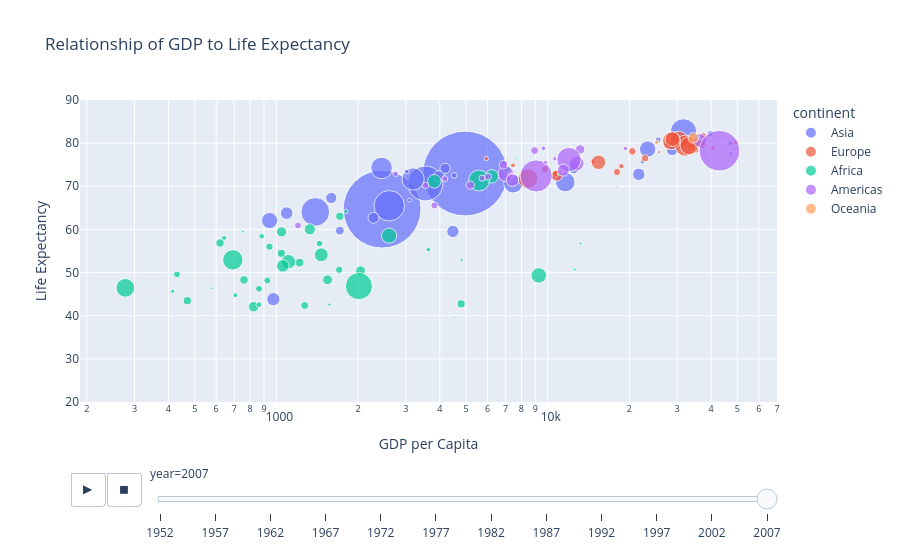

Notebook code for this chart:
### Markdown cell above
That's much more like a straight line.

Now let's differentiate the countries by size and continent.  It makes intuitive sense to make bigger countries bigger and smaller countries smaller (ordinal data) and to use color to indicate the continent they belong to (nominal data).

### Code cell
fig = px.scatter(df,
                 x="gdpPercap",
                 y="lifeExp",
                 size="pop",
                 color="continent",
                 hover_name="country",
                 log_x=True,
                 size_max=60,
                 animation_frame="year",
                 title="GDP per Capita vs. Life Expectancy over Time",
                 labels={"gdpPercap": "GDP per Capita", "lifeExp": "Life Expectancy"}
                 )

fig.update_layout(height = 500,
                 yaxis_range=[20,90],
                 title = 'Relationship of GDP to Life Expectancy')

fig.show()

### Figure 1 — Plotly figure (JSON) as saved in the notebook; plotly's stock layout.template omitted (floating-point values rounded to 4 significant figures)
{"data": [{"hovertemplate": "<b>%{hovertext}</b><br><br>continent=Asia<br>year=2007<br>GDP per Capita=%{x}<br>Life Expectancy=%{y}<br>pop=%{marker.size}<extra></extra>", "hovertext": ["Afghanistan", "Bahrain", "Bangladesh", "Cambodia", "China", "Hong Kong, China", "India", "Indonesia", "Iran", "Iraq", "Israel", "Japan", "Jordan", "Korea, Dem. Rep.", "Korea, Rep.", "Kuwait", "Lebanon", "Malaysia", "Mongolia", "Myanmar", "Nepal", "Oman", "Pakistan", "Philippines", "Saudi Arabia", "Singapore", "Sri Lanka", "Syria", "Taiwan", "Thailand", "Vietnam", "West Bank and Gaza", "Yemen, Rep."], "legendgroup": "Asia", "marker": {"color": "#636efa", "size": [31889923, 708573, 150448339, 14131858, 1318683096, 6980412, 1110396331, 223547000, 69453570, 27499638, 6426679, 127467972, 6053193, 23301725, 49044790, 2505559, 3921278, 24821286, 2874127, 47761980, 28901790, 3204897, 169270617, 91077287, 27601038, 4553009, 20378239, 19314747, 23174294, 65068149, 85262356, 4018332, 22211743], "sizemode": "area", "sizeref": 366300.0, "symbol": "circle"}, "mode": "markers", "name": "Asia", "orientation": "v", "showlegend": true, "type": "scatter", "x": [974.6, 29800.0, 1391.0, 1714.0, 4959.0, 39720.0, 2452.0, 3541.0, 11610.0, 4471.0, 25520.0, 31660.0, 4519.0, 1593.0, 23350.0, 47310.0, 10460.0, 12450.0, 3096.0, 944, 1091.0, 22320.0, 2606.0, 3190.0, 21650.0, 47140.0, 3970.0, 4185.0, 28720.0, 7458.0, 2442.0, 3025.0, 2281.0], "xaxis": "x", "y": [43.83, 75.64, 64.06, 59.72, 72.96, 82.21, 64.7, 70.65, 70.96, 59.55, 80.75, 82.6, 72.53, 67.3, 78.62, 77.59, 71.99, 74.24, 66.8, 62.07, 63.78, 75.64, 65.48, 71.69, 72.78, 79.97, 72.4, 74.14, 78.4, 70.62, 74.25, 73.42, 62.7], "yaxis": "y"}, {"hovertemplate": "<b>%{hovertext}</b><br><br>continent=Europe<br>year=2007<br>GDP per Capita=%{x}<br>Life Expectancy=%{y}<br>pop=%{marker.size}<extra></extra>", "hovertext": ["Albania", "Austria", "Belgium", "Bosnia and Herzegovina", "Bulgaria", "Croatia", "Czech Republic", "Denmark", "Finland", "France", "Germany", "Greece", "Hungary", "Iceland", "Ireland", "Italy", "Montenegro", "Netherlands", "Norway", "Poland", "Portugal", "Romania", "Serbia", "Slovak Republic", "Slovenia", "Spain", "Sweden", "Switzerland", "Turkey", "United Kingdom"], "legendgroup": "Europe", "marker": {"color": "#EF553B", "size": [3600523, 8199783, 10392226, 4552198, 7322858, 4493312, 10228744, 5468120, 5238460, 61083916, 82400996, 10706290, 9956108, 301931, 4109086, 58147733, 684736, 16570613, 4627926, 38518241, 10642836, 22276056, 10150265, 5447502, 2009245, 40448191, 9031088, 7554661, 71158647, 60776238], "sizemode": "area", "sizeref": 366300.0, "symbol": "circle"}, "mode": "markers", "name": "Europe", "orientation": "v", "showlegend": true, "type": "scatter", "x": [5937.0, 36130.0, 33690.0, 7446.0, 10680.0, 14620.0, 22830.0, 35280.0, 33210.0, 30470.0, 32170.0, 27540.0, 18010.0, 36180.0, 40680.0, 28570.0, 9254.0, 36800.0, 49360.0, 15390.0, 20510.0, 10810.0, 9787.0, 18680.0, 25770.0, 28820.0, 33860.0, 37510.0, 8458.0, 33200.0], "xaxis": "x", "y": [76.42, 79.83, 79.44, 74.85, 73.0, 75.75, 76.49, 78.33, 79.31, 80.66, 79.41, 79.48, 73.34, 81.76, 78.89, 80.55, 74.54, 79.76, 80.2, 75.56, 78.1, 72.48, 74.0, 74.66, 77.93, 80.94, 80.88, 81.7, 71.78, 79.42], "yaxis": "y"}, {"hovertemplate": "<b>%{hovertext}</b><br><br>continent=Africa<br>year=2007<br>GDP per Capita=%{x}<br>Life Expectancy=%{y}<br>pop=%{marker.size}<extra></extra>", "hovertext": ["Algeria", "Angola", "Benin", "Botswana", "Burkina Faso", "Burundi", "Cameroon", "Central African Republic", "Chad", "Comoros", "Congo, Dem. Rep.", "Congo, Rep.", "Cote d'Ivoire", "Djibouti", "Egypt", "Equatorial Guinea", "Eritrea", "Ethiopia", "Gabon", "Gambia", "Ghana", "Guinea", "Guinea-Bissau", "Kenya", "Lesotho", "Liberia", "Libya", "Madagascar", "Malawi", "Mali", "Mauritania", "Mauritius", "Morocco", "Mozambique", "Namibia", "Niger", "Nigeria", "Reunion", "Rwanda", "Sao Tome and Principe", "Senegal", "Sierra Leone", "Somalia", "South Africa", "Sudan", "Swaziland", "Tanzania", "Togo", "Tunisia", "Uganda", "Zambia", "Zimbabwe"], "legendgroup": "Africa", "marker": {"color": "#00cc96", "size": [33333216, 12420476, 8078314, 1639131, 14326203, 8390505, 17696293, 4369038, 10238807, 710960, 64606759, 3800610, 18013409, 496374, 80264543, 551201, 4906585, 76511887, 1454867, 1688359, 22873338, 9947814, 1472041, 35610177, 2012649, 3193942, 6036914, 19167654, 13327079, 12031795, 3270065, 1250882, 33757175, 19951656, 2055080, 12894865, 135031164, 798094, 8860588, 199579, 12267493, 6144562, 9118773, 43997828, 42292929, 1133066, 38139640, 5701579, 10276158, 29170398, 11746035, 12311143], "sizemode": "area", "sizeref": 366300.0, "symbol": "circle"}, "mode": "markers", "name": "Africa", "orientation": "v", "showlegend": true, "type": "scatter", "x": [6223.0, 4797.0, 1441.0, 12570.0, 1217.0, 430.1, 2042.0, 706.0, 1704.0, 986.1, 277.6, 3633.0, 1545.0, 2082.0, 5581.0, 12150.0, 641.4, 690.8, 13210.0, 752.7, 1328.0, 942.7, 579.2, 1463.0, 1569.0, 414.5, 12060.0, 1045.0, 759.3, 1043.0, 1803.0, 10960.0, 3820.0, 823.7, 4811.0, 619.7, 2014.0, 7670.0, 863.1, 1598.0, 1712.0, 862.5, 926.1, 9270.0, 2602.0, 4513.0, 1107.0, 883.0, 7093.0, 1056.0, 1271.0, 469.7], "xaxis": "x", "y": [72.3, 42.73, 56.73, 50.73, 52.3, 49.58, 50.43, 44.74, 50.65, 65.15, 46.46, 55.32, 48.33, 54.79, 71.34, 51.58, 58.04, 52.95, 56.73, 59.45, 60.02, 56.01, 46.39, 54.11, 42.59, 45.68, 73.95, 59.44, 48.3, 54.47, 64.16, 72.8, 71.16, 42.08, 52.91, 56.87, 46.86, 76.44, 46.24, 65.53, 63.06, 42.57, 48.16, 49.34, 58.56, 39.61, 52.52, 58.42, 73.92, 51.54, 42.38, 43.49], "yaxis": "y"}, {"hovertemplate": "<b>%{hovertext}</b><br><br>continent=Americas<br>year=2007<br>GDP per Capita=%{x}<br>Life Expectancy=%{y}<br>pop=%{marker.size}<extra></extra>", "hovertext": ["Argentina", "Bolivia", "Brazil", "Canada", "Chile", "Colombia", "Costa Rica", "Cuba", "Dominican Republic", "Ecuador", "El Salvador", "Guatemala", "Haiti", "Honduras", "Jamaica", "Mexico", "Nicaragua", "Panama", "Paraguay", "Peru", "Puerto Rico", "Trinidad and Tobago", "United States", "Uruguay", "Venezuela"], "legendgroup": "Americas", "marker": {"color": "#ab63fa", "size": [40301927, 9119152, 190010647, 33390141, 16284741, 44227550, 4133884, 11416987, 9319622, 13755680, 6939688, 12572928, 8502814, 7483763, 2780132, 108700891, 5675356, 3242173, 6667147, 28674757, 3942491, 1056608, 301139947, 3447496, 26084662], "sizemode": "area", "sizeref": 366300.0, "symbol": "circle"}, "mode": "markers", "name": "Americas", "orientation": "v", "showlegend": true, "type": "scatter", "x": [12780.0, 3822.0, 9066.0, 36320.0, 13170.0, 7007.0, 9645.0, 8948.0, 6025.0, 6873.0, 5728.0, 5186.0, 1202.0, 3548.0, 7321.0, 11980.0, 2749.0, 9809.0, 4173.0, 7409.0, 19330.0, 18010.0, 42950.0, 10610.0, 11420.0], "xaxis": "x", "y": [75.32, 65.55, 72.39, 80.65, 78.55, 72.89, 78.78, 78.27, 72.23, 74.99, 71.88, 70.26, 60.92, 70.2, 72.57, 76.19, 72.9, 75.54, 71.75, 71.42, 78.75, 69.82, 78.24, 76.38, 73.75], "yaxis": "y"}, {"hovertemplate": "<b>%{hovertext}</b><br><br>continent=Oceania<br>year=2007<br>GDP per Capita=%{x}<br>Life Expectancy=%{y}<br>pop=%{marker.size}<extra></extra>", "hovertext": ["Australia", "New Zealand"], "legendgroup": "Oceania", "marker": {"color": "#FFA15A", "size": [20434176, 4115771], "sizemode": "area", "sizeref": 366300.0, "symbol": "circle"}, "mode": "markers", "name": "Oceania", "orientation": "v", "showlegend": true, "type": "scatter", "x": [34440.0, 25190.0], "xaxis": "x", "y": [81.23, 80.2], "yaxis": "y"}], "layout": {"autosize": true, "legend": {"itemsizing": "constant", "title": {"text": "continent"}, "tracegroupgap": 0}, "sliders": [{"active": 11, "currentvalue": {"prefix": "year="}, "len": 0.9, "pad": {"b": 10, "t": 60}, "steps": [{"args": [["1952"], {"frame": {"duration": 0, "redraw": false}, "fromcurrent": true, "mode": "immediate", "transition": {"duration": 0, "easing": "linear"}}], "label": "1952", "method": "animate"}, {"args": [["1957"], {"frame": {"duration": 0, "redraw": false}, "fromcurrent": true, "mode": "immediate", "transition": {"duration": 0, "easing": "linear"}}], "label": "1957", "method": "animate"}, {"args": [["1962"], {"frame": {"duration": 0, "redraw": false}, "fromcurrent": true, "mode": "immediate", "transition": {"duration": 0, "easing": "linear"}}], "label": "1962", "method": "animate"}, {"args": [["1967"], {"frame": {"duration": 0, "redraw": false}, "fromcurrent": true, "mode": "immediate", "transition": {"duration": 0, "easing": "linear"}}], "label": "1967", "method": "animate"}, {"args": [["1972"], {"frame": {"duration": 0, "redraw": false}, "fromcurrent": true, "mode": "immediate", "transition": {"duration": 0, "easing": "linear"}}], "label": "1972", "method": "animate"}, {"args": [["1977"], {"frame": {"duration": 0, "redraw": false}, "fromcurrent": true, "mode": "immediate", "transition": {"duration": 0, "easing": "linear"}}], "label": "1977", "method": "animate"}, {"args": [["1982"], {"frame": {"duration": 0, "redraw": false}, "fromcurrent": true, "mode": "immediate", "transition": {"duration": 0, "easing": "linear"}}], "label": "1982", "method": "animate"}, {"args": [["1987"], {"frame": {"duration": 0, "redraw": false}, "fromcurrent": true, "mode": "immediate", "transition": {"duration": 0, "easing": "linear"}}], "label": "1987", "method": "animate"}, {"args": [["1992"], {"frame": {"duration": 0, "redraw": false}, "fromcurrent": true, "mode": "immediate", "transition": {"duration": 0, "easing": "linear"}}], "label": "1992", "method": "animate"}, {"args": [["1997"], {"frame": {"duration": 0, "redraw": false}, "fromcurrent": true, "mode": "immediate", "transition": {"duration": 0, "easing": "linear"}}], "label": "1997", "method": "animate"}, {"args": [["2002"], {"frame": {"duration": 0, "redraw": false}, "fromcurrent": true, "mode": "immediate", "transition": {"duration": 0, "easing": "linear"}}], "label": "2002", "method": "animate"}, {"args": [["2007"], {"frame": {"duration": 0, "redraw": false}, "fromcurrent": true, "mode": "immediate", "transition": {"duration": 0, "easing": "linear"}}], "label": "2007", "method": "animate"}], "x": 0.1, "xanchor": "left", "y": 0, "yanchor": "top"}], "title": {"text": "Relationship of GDP to Life Expectancy"}, "updatemenus": [{"active": 0, "buttons": [{"args": [null, {"frame": {"duration": 500, "redraw": false}, "fromcurrent": true, "mode": "immediate", "transition": {"duration": 500, "easing": "linear"}}], "label": "&#9654;", "method": "animate"}, {"args": [[null], {"frame": {"duration": 0, "redraw": false}, "fromcurrent": true, "mode": "immediate", "transition": {"duration": 0, "easing": "linear"}}], "label": "&#9724;", "method": "animate"}], "direction": "left", "pad": {"r": 10, "t": 70}, "showactive": false, "type": "buttons", "x": 0.1, "xanchor": "right", "y": 0, "yanchor": "top"}], "xaxis": {"anchor": "y", "autorange": true, "domain": [0, 1], "range": [2.279, 4.839], "title": {"text": "GDP per Capita"}, "type": "log"}, "yaxis": {"anchor": "x", "domain": [0, 1], "range": [20, 90], "title": {"text": "Life Expectancy"}, "type": "linear"}}}
